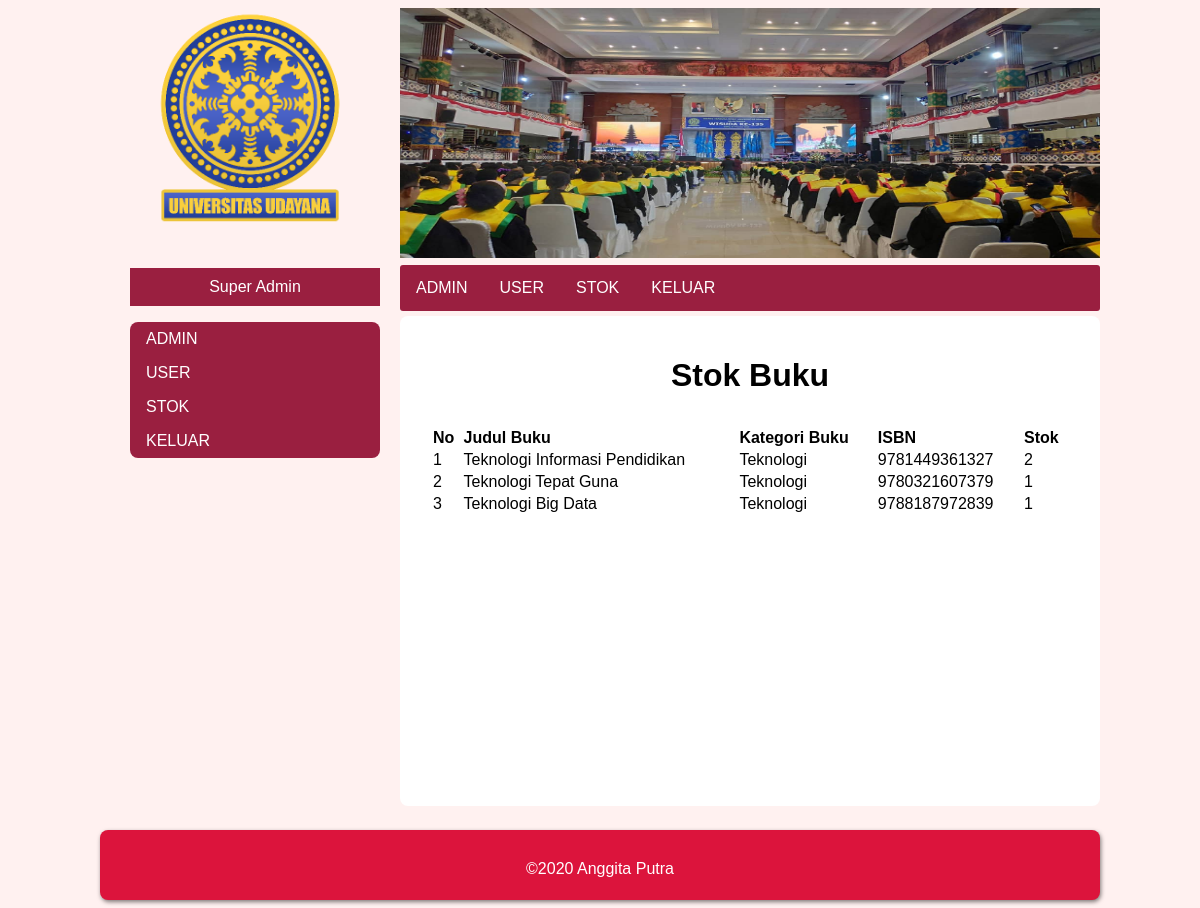
/stok.php (signed in), run on the app's committed database.
### tables this page shows
CREATE TABLE `buku` (
  `id_buku` int(11) NOT NULL,
  `judul` varchar(100) NOT NULL,
  `tahun` int(11) NOT NULL,
  `penulis` varchar(100) NOT NULL,
  `ISBN` varchar(13) NOT NULL,
  `pic` varchar(100) NOT NULL,
  `kategori` varchar(32) NOT NULL,
  `rak` int(11) NOT NULL,
  `stok` int(11) NOT NULL
);

### db-con.php (called while the page is built, shortened)
<?php
class database{
	var $host = "localhost:3306";
	var $username = "root";
	var $password = "";
	var $database = "final_praktikum";
	function __construct(){
		$this->koneksi = mysqli_connect($this->host, $this->username, $this->password,$this->database);
	}
}
?>

### stok.php (the view, shortened to what this page needs)
<!DOCTYPE html>
<html lang="en">
<head>
    <?php include "style.php"; ?>
    <link rel="stylesheet" href="css/kontak.css">
</head>
<?php
$query = "SELECT * FROM buku;"
?>
<body>
    <div id="main-content">
        <?php include 'header-sidebar.php';?>
        <div id="isi">
                <h1 style="text-align: center;">Stok Buku</h1>
                <table style="text-align: left;padding:10px;width:100%;">
                    <tr>
                        <th>No</th>
                        <th>Judul Buku</th>
                        <th>Kategori Buku</th>
                        <th>ISBN</th>
                        <th>Stok</th>
                    </tr>
                    <?php
                    $count = 1;
                    include_once("db-con.php");
                    $database = new database();
                    $result = mysqli_query($database->koneksi,$query);
                    while($pj = mysqli_fetch_assoc($result)){
                        echo "<tr>
                                <td>$count</td>
                                <td>".$pj['judul']."</td>
                                <td>".$pj['kategori']."</td>
                                <td>".$pj['ISBN']."</td>
                                <td>".$pj['stok']."</td>
                            </tr>";
                            $count++;
                    }
                    ?>
                </table>
        </div>
        <div id="footer">
            <p>©2020 Anggita Putra</p>
        </div>
    </div>
</body>
</html>

### style.php (shortened to what this page needs)
<?php
if(!isset($_SESSION['role']))
{
    echo  "<link rel=\"stylesheet\" href=\"css/user.css\">";
}
else
    if($_SESSION['role'] == "suadmin")
        echo  "<link rel=\"stylesheet\" href=\"css/admin.css\">";
    else
        echo  "<link rel=\"stylesheet\" href=\"css/user.css\">";
?>

### header-sidebar.php (shortened to what this page needs)
<div id="atas">
    <img src="gambar/perpustakaan2.jpg" alt="" style="height: 250px; width: 700px;">
</div>
<div id="sidebar">
    <img src="gambar/unud.png" alt="" style="height: auto; width: 240px;">
    <div class="populer">
        <p><?php
        if(isset($_SESSION['is_login'])){
            if($_SESSION['role']=="user")
                echo $_SESSION['nama'];
            elseif($_SESSION['role']=="admin")
                echo $_SESSION['nama'];
            elseif($_SESSION['role']=="suadmin")
                echo "Super Admin";
        }
        else{
            echo "Selamat Datang!";
        }
        ?></p>
    </div>
    <ul>
    <?php
        if(isset($_SESSION['is_login'])){
            if($_SESSION['role'] == "user"){
                echo "<li><a href=\"index.php\">HOME</a></li>
                <li><a href=\"galeri.php\">GALERI</a></li>
                <li><a href=\"tentang.php\">TENTANG</a></li>
                <li><a href=\"kontak.php\">PROFIL</a></li>
                <li><a href=\"peminjaman-user.php\">AKTIVITAS</a></li>
                <li><a href=\"logout.php\">KELUAR</a></li>";
            }
            elseif($_SESSION['role'] == "admin"){
                echo "<li><a href=\"book-management.php\">MANAJEMEN BUKU</a></li>
                <li><a href=\"category.php\">KATEGORI</a></li>
                <li><a href=\"peminjaman-admin.php\">PEMINJAMAN</a></li>
                <li><a href=\"logout.php\">KELUAR</a></li>";
            }
            elseif($_SESSION['role'] == "suadmin"){
                echo "<li><a href=\"admin.php\">ADMIN</a></li>
                <li><a href=\"user.php\">USER</a></li>
                <li><a href=\"stok.php\">STOK</a></li>
                <li><a href=\"logout.php\">KELUAR</a></li>";
            }
        }
        ?>
    </ul>
</div>
<div id="menu">
    <ul>
    <?php
        if(isset($_SESSION['is_login'])){
            if($_SESSION['role'] == "user"){
                echo "<li><a href=\"index.php\">HOME</a></li>
                <li><a href=\"galeri.php\">GALERI</a></li>
                <li><a href=\"tentang.php\">TENTANG</a></li>
                <li><a href=\"kontak.php\">PROFIL</a></li>
                <li><a href=\"peminjaman-user.php\">AKTIVITAS</a></li>
                <li><a href=\"logout.php\">KELUAR</a></li>";
            }
            elseif($_SESSION['role'] == "admin"){
                echo "<li><a href=\"book-management.php\">MANAJEMEN BUKU</a></li>
                <li><a href=\"category.php\">KATEGORI</a></li>
                <li><a href=\"peminjaman-admin.php\">PEMINJAMAN</a></li>
                <li><a href=\"logout.php\">KELUAR</a></li>";
            }
            elseif($_SESSION['role'] == "suadmin"){
                echo "<li><a href=\"admin.php\">ADMIN</a></li>
                <li><a href=\"user.php\">USER</a></li>
                <li><a href=\"stok.php\">STOK</a></li>
                <li><a href=\"logout.php\">KELUAR</a></li>";
            }
        }
        ?>
    </ul>
</div>

### css/admin.css (style rules this page uses)
body { background-color: #fff1f0; }
#menu ul { background-color: #DC143C; }
.populer { background-color: #DC143C; }
#footer { width: auto; height: 70px; background-color: #DC143C; border-radius: 8px; box-shadow: 1px 2px 4px rgba(0, 0, 0, .5); }
#footer p { color:white; padding: 30px ; text-align: center; }

### css/kontak.css (style rules this page uses)
* { font-family: sans-serif; }
#main-content { margin: 0 auto; width: 1000px; height: auto; }
#atas { width: 700px; height: 250px; float: right; position: relative; }
#sidebar { float: left; width: 300px; height:auto; }
#sidebar img { width: 300px; margin-left: 30px; }
#menu { margin-top: 7px; width: 700px; height:43px; float: right; }
#menu ul { border-radius: 3px; list-style-type: none; margin: 0; padding: 0; overflow: hidden; background-color: #9a1f40; }
#menu li { float: left; }
#menu li a { display: block; color: white; text-align: center; padding: 14px 16px; text-decoration: none; }
#isi { margin-top: 8px; margin-bottom: 8px; padding: 20px; width: 660px; height: 450px; float: right; background: white; border-radius: 8px; }
.populer p { color: white; padding: 10px; text-align: center; background-color: #9a1f40; }
#sidebar ul { border-radius: 8px; list-style-type: none; margin: 0; padding: 0; width: 250px; background-color: white; margin-left: 30px; background-color: #9a1f40; }
#sidebar li a { display: block; color: white; padding: 8px 16px; text-decoration: none; }
.populer { width: 250px; margin-left: 30px; border-radius: 8px; background-color: #9a1f40; }

### data on the page
buku: judul "Teknologi Informasi Pendidikan", kategori "Teknologi", ISBN "9781449361327", stok "2"
buku: judul "Teknologi Tepat Guna", kategori "Teknologi", ISBN "9780321607379", stok "1"
buku: judul "Teknologi Big Data", kategori "Teknologi", ISBN "9788187972839", stok "1"
